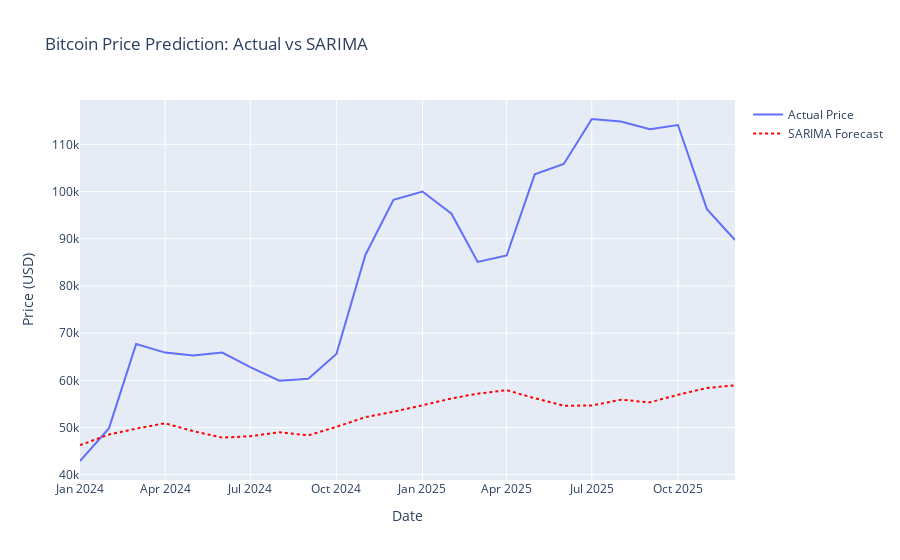

Notebook code for this chart:
### Markdown cell above
### 4.2 Final Forecast Visualization
Memvisualisasikan hasil prediksi model terbaik (misal: Prophet atau ARIMA) terhadap data aktual.

### Code cell
# Tentukan model terbaik secara otomatis
best_model_name = results.sort_values(by='RMSE').iloc[0]['Model']

if best_model_name == 'ARIMA':
    best_forecast = arima_forecast
elif best_model_name == 'SARIMA':
    best_forecast = sarima_forecast
else:
    best_forecast = prophet_forecast

# Plotting Comparison
fig = go.Figure()

# Actual Data
fig.add_trace(go.Scatter(x=test_data.index, y=test_data['Price'], 
                         mode='lines', name='Actual Price'))

# Best Model Forecast
fig.add_trace(go.Scatter(x=test_data.index, y=best_forecast, 
                         mode='lines', name=f'{best_model_name} Forecast', 
                         line=dict(color='red', dash='dot')))

fig.update_layout(title=f'Bitcoin Price Prediction: Actual vs {best_model_name}',
                  xaxis_title='Date',
                  yaxis_title='Price (USD)')
fig.show()
